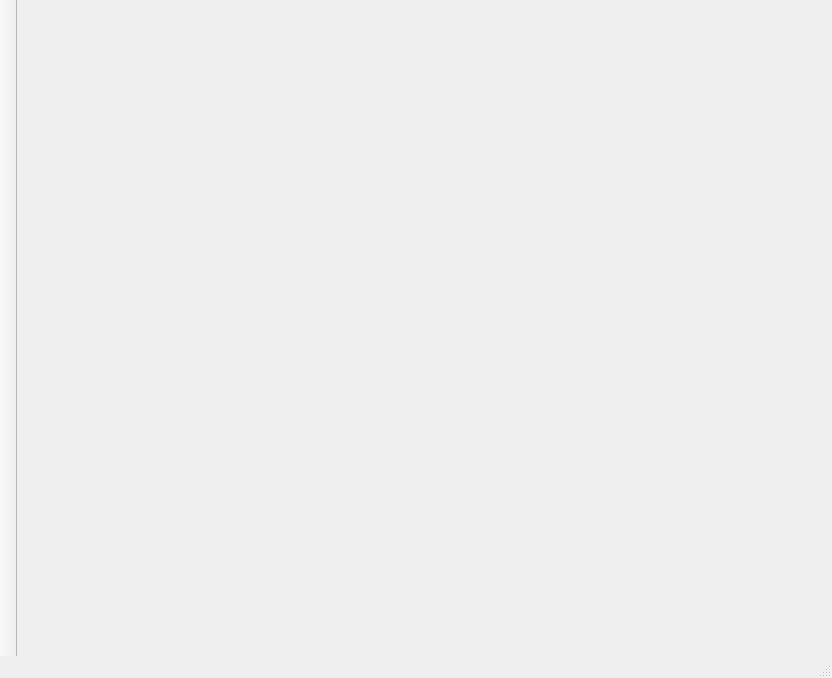
<?xml version="1.0" encoding="UTF-8"?>
<ui version="4.0">
 <class>MainWindowClass</class>
 <widget class="QMainWindow" name="MainWindowClass">
  <property name="geometry">
   <rect>
    <x>0</x>
    <y>0</y>
    <width>832</width>
    <height>678</height>
   </rect>
  </property>
  <property name="windowTitle">
   <string>MainWindow</string>
  </property>
  <widget class="QWidget" name="centralWidget"/>
  <widget class="QMenuBar" name="menuBar">
   <property name="geometry">
    <rect>
     <x>0</x>
     <y>0</y>
     <width>832</width>
     <height>23</height>
    </rect>
   </property>
  </widget>
  <widget class="QStatusBar" name="statusBar"/>
  <widget class="QToolBar" name="toolBar">
   <property name="font">
    <font>
     <pointsize>12</pointsize>
    </font>
   </property>
   <property name="windowTitle">
    <string>标准</string>
   </property>
   <property name="movable">
    <bool>false</bool>
   </property>
   <property name="allowedAreas">
    <set>Qt::RightToolBarArea</set>
   </property>
   <property name="iconSize">
    <size>
     <width>48</width>
     <height>48</height>
    </size>
   </property>
   <property name="toolButtonStyle">
    <enum>Qt::ToolButtonTextBesideIcon</enum>
   </property>
   <property name="floatable">
    <bool>false</bool>
   </property>
   <attribute name="toolBarArea">
    <enum>LeftToolBarArea</enum>
   </attribute>
   <attribute name="toolBarBreak">
    <bool>false</bool>
   </attribute>
  </widget>
 </widget>
 <layoutdefault spacing="6" margin="11"/>
 <resources/>
 <connections/>
</ui>
